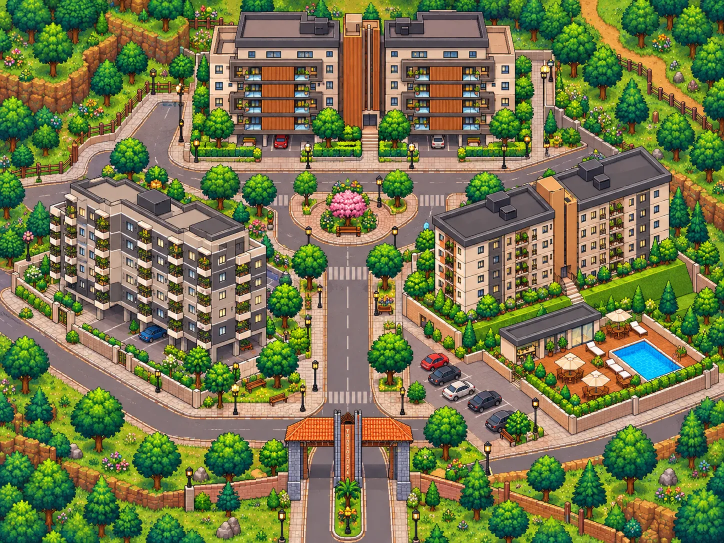
#> input picture fase-teresopolis/teresopolis-mapa.png, 1448 x 1086 px (shown at 1/2 size)
$ python make_serra_mask.py
#> lines starting #> are read from the running program, lines starting #| are printed output that depends on the picture; after the words box and inside, x2 and y2 are one past the last pixel; in counts of white or black regions, pixels touching at a corner belong together
"""Gera fase-teresopolis/teresopolis-colisao.png: onde o Genésio pode pisar no mapa de Teresópolis (branco = livre, preto = bloqueado).
Uso:  python make_serra_mask.py      (também grava uma prévia em fase-teresopolis/teresopolis-colisao-preview.png)

 1. Piso = pixels pouco saturados (asfalto, calçada, praça, estacionamento). Árvores, grama, canteiros, telhado laranja do arco... ficam bloqueados.
 2. Prédios, piscina e pilares do arco são cinza/bege (parecem piso): são bloqueados à mão (BLOCKS).
 3. Regulariza ruas/calçadas conhecidas: sombras e copas não viram paredes sobre o asfalto.
 4. Encolhe ~4 px e fica só a área ligada ao ponto de partida (as pontas de estrada que saem do mapa ficam fora)."""
import os
import numpy as np, cv2
from PIL import Image
os.chdir(os.path.join(os.path.dirname(os.path.abspath(__file__)), '..'))

rgb = np.array(Image.open('fase-teresopolis/teresopolis-mapa.png').convert('RGB'))
#> rgb is the input picture: shape (1086, 1448, 3); mean R, G, B 117.4, 120.4, 75.5
H, W = rgb.shape[:2]
#> H = 1086; W = 1448
hsv = cv2.cvtColor(rgb, cv2.COLOR_RGB2HSV)
#> hsv: shape (1086, 1448, 3); mean H, S, V 51.2, 136.5, 139.8
hue, sat = hsv[..., 0].astype(int), hsv[..., 1].astype(int)
floor = ((sat < 118) & ~((hue > 26) & (hue < 100) & (sat > 45))).astype(np.uint8) * 255      # calçadas bege (saturação ~30%) também valem
#> floor: shape (1086, 1448); 41.1% white; 2784 white regions (2559 under 20 px), largest, box (x1, y1, x2, y2) and area: (0, 19, 1448, 1086) 591028, (999, 409, 1265, 731) 15997, (1211, 676, 1370, 767) 2425
floor = cv2.morphologyEx(floor, cv2.MORPH_OPEN, np.ones((5, 5), np.uint8))
#> floor: shape (1086, 1448); 37.1% white; 220 white regions, largest, box (x1, y1, x2, y2) and area: (0, 100, 1343, 1086) 377369, (745, 524, 1448, 948) 64627, (418, 24, 686, 248) 35135
floor = cv2.morphologyEx(floor, cv2.MORPH_CLOSE, np.ones((7, 7), np.uint8))
#> floor: shape (1086, 1448); 39.1% white; 66 white regions, largest, box (x1, y1, x2, y2) and area: (0, 20, 1448, 1086) 582953, (999, 534, 1261, 729) 15253, (1284, 629, 1407, 720) 1916
nh, lh, sh, _ = cv2.connectedComponentsWithStats((floor == 0).astype(np.uint8), connectivity=4)      # fecha buraquinhos (faixas e setas pintadas no asfalto)
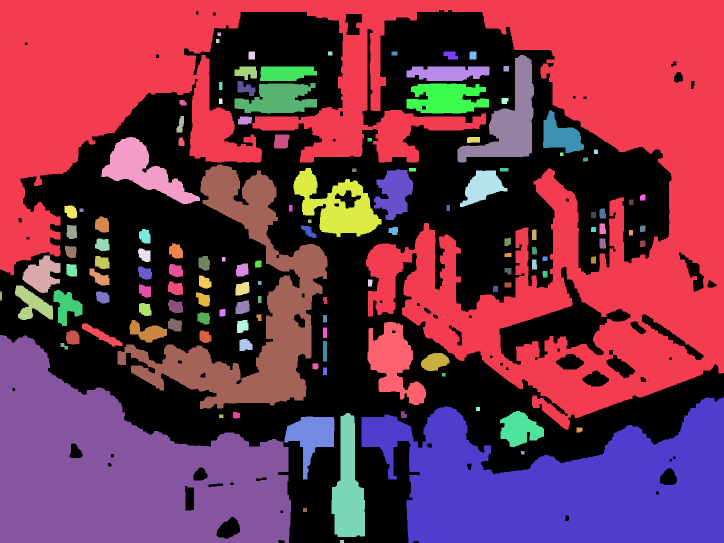
#> lh: shape (1086, 1448) int32 (shown at 1/2 size); 132 distinct labels, from 0 to 131; one colour per label, 0 black
#> nh = 132; sh = 132 rows, first 6: [0, 20, 1448, 1066, 614911], [0, 0, 1448, 859, 470034], [435, 65, 7, 7, 49], [432, 78, 7, 8, 56], [497, 103, 13, 16, 206], [656, 103, 9, 8, 72]
for i in range(1, nh):
    if sh[i, cv2.CC_STAT_AREA] < 900: floor[lh == i] = 255
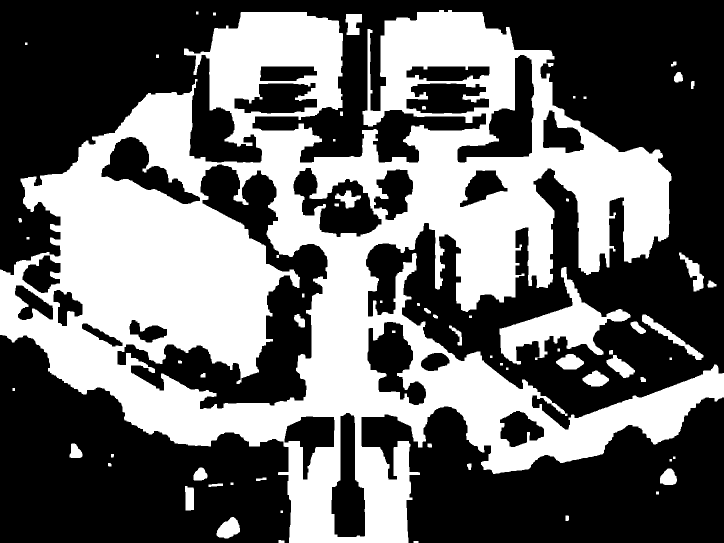
#> floor: shape (1086, 1448) (shown at 1/2 size); 41% white; 66 white regions, largest, box (x1, y1, x2, y2) and area: (0, 20, 1448, 1086) 612489, (999, 534, 1261, 729) 15253, (1284, 629, 1407, 720) 1916

# Piso contínuo nas rotas das três placas. O recorte por cor sozinho criava dentes,
# becos e obstáculos por causa de sombras, bancos e faixas pintadas no asfalto.
ROADS = [
    [(632, 492), (746, 492), (746, 789), (790, 833), (604, 833), (632, 789)],
    [(49, 585), (140, 640), (280, 713), (430, 780), (548, 808), (632, 811), (652, 835), (605, 864), (457, 864), (305, 813), (165, 745), (49, 663)],
    [(737, 809), (876, 809), (930, 780), (979, 809), (1080, 860), (1265, 818), (1296, 825), (1284, 885), (985, 945), (913, 914), (844, 882), (737, 882)],
]
for poly in ROADS: cv2.fillPoly(floor, [np.array(poly, np.int32)], 255)
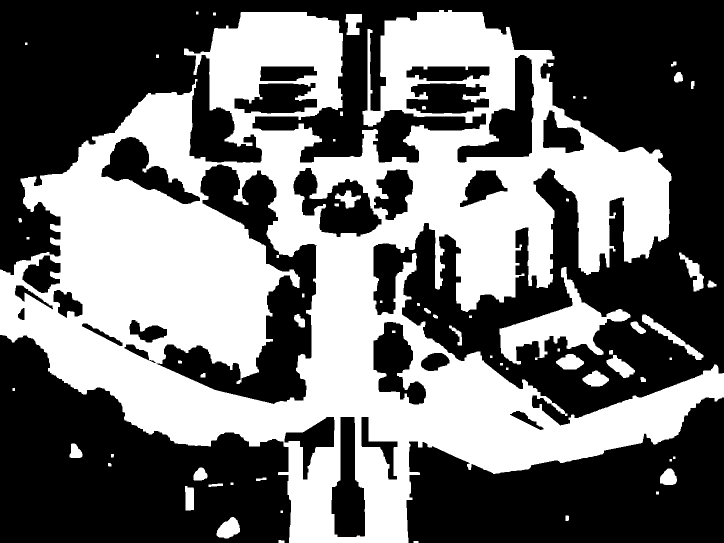
#> floor: shape (1086, 1448) (shown at 1/2 size); 43.1% white; 64 white regions, largest, box (x1, y1, x2, y2) and area: (0, 20, 1448, 1086) 645213, (999, 534, 1261, 729) 15253, (1284, 629, 1407, 720) 1916
cv2.ellipse(floor, (690, 441), (151, 96), 0, 0, 360, 255, -1)
#> floor: shape (1086, 1448); 44.2% white; 62 white regions, largest, box (x1, y1, x2, y2) and area: (0, 20, 1448, 1086) 664058, (999, 534, 1261, 729) 15253, (1284, 629, 1407, 720) 1916

BLOCKS = [                                    # (x0, y0, x1, y1)
    (415, 15, 1040, 298),                     # par de prédios de cima
    (860, 288, 1348, 612),                    # prédios da direita
    (1000, 590, 1440, 812),                   # casa de apoio, deck e piscina
    (575, 884, 626, 965), (662, 884, 724, 965), (786, 884, 836, 965),    # bases dos pilares do arco (a rua horizontal passa por trás do telhado)
    (0, 0, 44, H), (1300, 0, W, H),           # bordas do mapa (estradas que saem dele)
]
POLYS = [                                     # prédio da esquerda (isométrico) e o estacionamento embaixo dele
    [(95, 405), (140, 355), (300, 350), (535, 478), (535, 692), (425, 730), (95, 552)],
    [(625, 402), (668, 384), (739, 392), (758, 433), (739, 469), (659, 478), (623, 454)], # jardim central da rotatória
]
blocked = np.zeros((H, W), np.uint8)
#> blocked: shape (1086, 1448); every value is 0
for x0, y0, x1, y1 in BLOCKS: blocked[y0:y1, x0:x1] = 255
#> blocked: shape (1086, 1448); 38.1% white; 5 white regions, box (x1, y1, x2, y2) and area: (415, 0, 1448, 1086) 538363, (0, 0, 44, 1086) 47784, (662, 884, 724, 965) 5022, (575, 884, 626, 965) 4131, (786, 884, 836, 965) 4050
for poly in POLYS: cv2.fillPoly(blocked, [np.array(poly, np.int32)], 255)
#> blocked: shape (1086, 1448); 46.4% white; 7 white regions, largest, box (x1, y1, x2, y2) and area: (415, 0, 1448, 1086) 538363, (95, 350, 536, 731) 119574, (0, 0, 44, 1086) 47784
# Bases de árvores e mobiliário continuam sólidas, com contornos arredondados.
for x, y, rx, ry in [(609, 416, 13, 17), (792, 421, 14, 18), (613, 548, 17, 20), (757, 559, 17, 20), (610, 734, 19, 23), (772, 756, 19, 23), (889, 895, 27, 23)]:
    cv2.ellipse(blocked, (x, y), (rx, ry), 0, 0, 360, 255, -1)
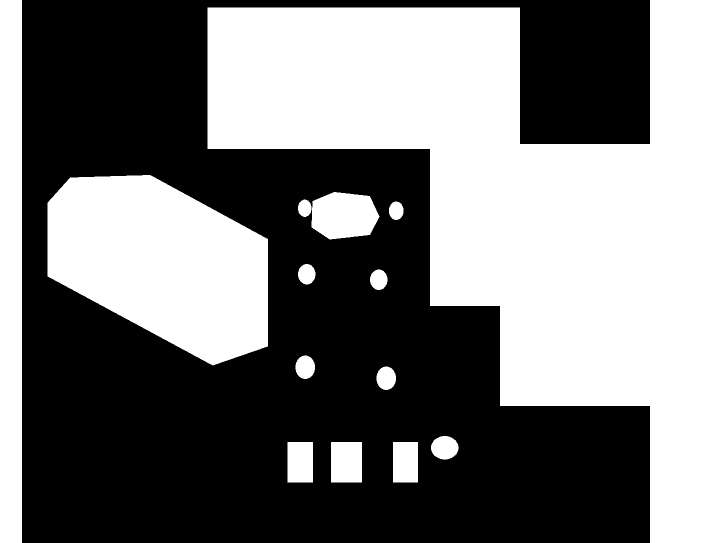
#> blocked: shape (1086, 1448) (shown at 1/2 size); 46.9% white; 14 white regions, largest, box (x1, y1, x2, y2) and area: (415, 0, 1448, 1086) 538363, (95, 350, 536, 731) 119574, (0, 0, 44, 1086) 47784
floor[blocked > 0] = 0
#> floor: shape (1086, 1448); 20.3% white; 58 white regions (10 under 20 px), largest, box (x1, y1, x2, y2) and area: (44, 158, 1300, 948) 272341, (575, 894, 825, 1086) 28104, (1040, 100, 1218, 288) 8647
floor = cv2.erode(floor, cv2.getStructuringElement(cv2.MORPH_ELLIPSE, (9, 9)))
#> floor: shape (1086, 1448); 16.8% white; 25 white regions (6 under 20 px), largest, box (x1, y1, x2, y2) and area: (48, 302, 1296, 944) 207253, (48, 187, 431, 415) 24119, (579, 898, 818, 1086) 24023
for x0, y0, x1, y1 in [(540, 806, 860, 884), (836, 806, 975, 872), (630, 880, 658, 965), (728, 880, 782, 965)]: floor[y0:y1, x0:x1] = 255      # rua por trás do telhado do arco e as duas pistas por baixo dele (o telhado é laranja e sairia bloqueado)
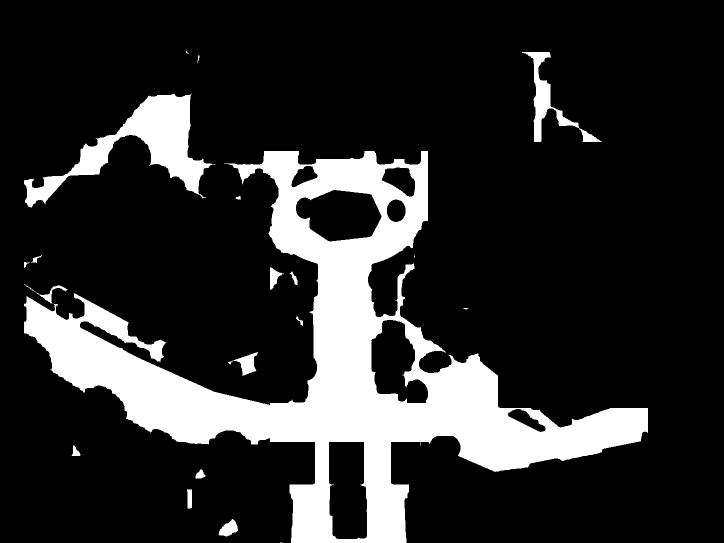
#> floor: shape (1086, 1448) (shown at 1/2 size); 17.5% white; 24 white regions (6 under 20 px), largest, box (x1, y1, x2, y2) and area: (48, 302, 1296, 1086) 241358, (48, 187, 431, 415) 24119, (1044, 104, 1204, 284) 5226

START = (690, 760)
n, lab = cv2.connectedComponents((floor > 0).astype(np.uint8), connectivity=4)
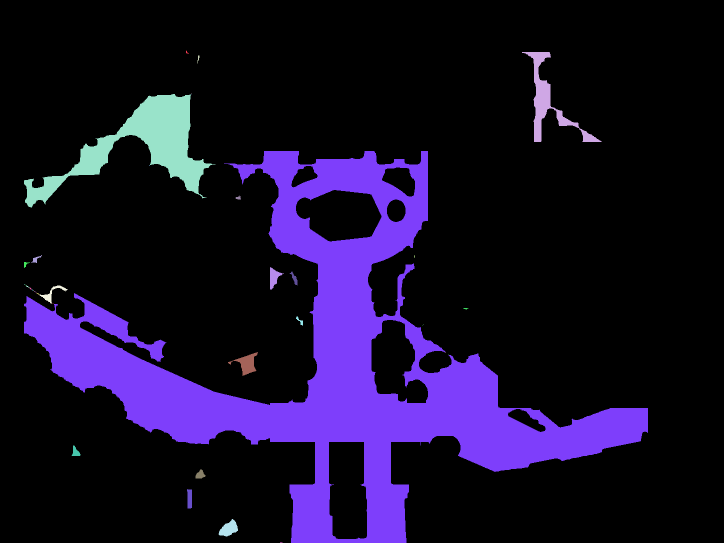
#> lab: shape (1086, 1448) int32 (shown at 1/2 size); 40 distinct labels, from 0 to 39; one colour per label, 0 black
#> n = 40
assert floor[START[1], START[0]] > 0, 'ponto de partida bloqueado'
floor = ((lab == lab[START[1], START[0]]).astype(np.uint8)) * 255
#> floor: shape (1086, 1448); 15.3% white; 1 white region, box (x1, y1, x2, y2) and area: (48, 302, 1296, 1086) 241356
Image.fromarray(floor).save('fase-teresopolis/teresopolis-colisao.png', optimize=True)
prev = rgb.copy(); prev[floor == 0] = (prev[floor == 0] * 0.45 + np.array([255, 0, 0]) * 0.55).astype(np.uint8)
#> after `prev[floor == 0] = (prev[floor == 0] * 0.45 + np.array([255, 0, 0]) * `:
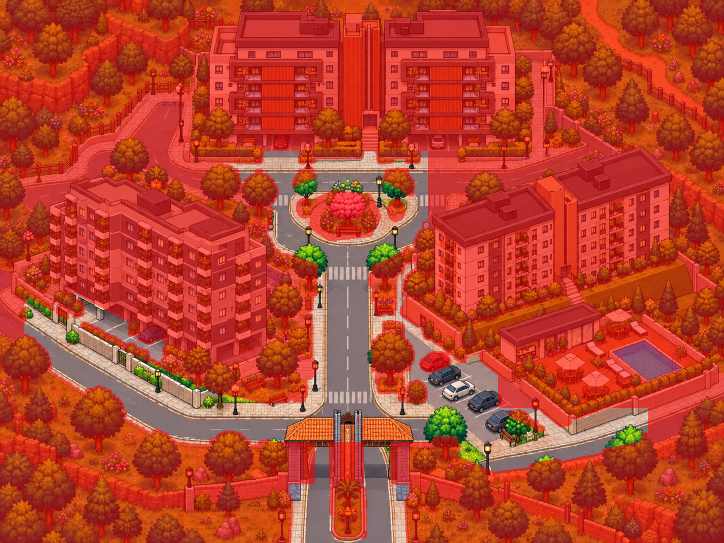
#> prev: shape (1086, 1448, 3) (shown at 1/2 size); mean R, G, B 184.1, 64.8, 42.9
Image.fromarray(prev).save('fase-teresopolis/teresopolis-colisao-preview.png')
print('livre: %.1f%%' % (floor.mean() / 2.55))
#| livre: 15.3%

$ run again, with fase-teresopolis/ChatGPT Image Oct 1, 2026, 04_11_25 PM-2.png copied over fase-teresopolis/teresopolis-mapa.png
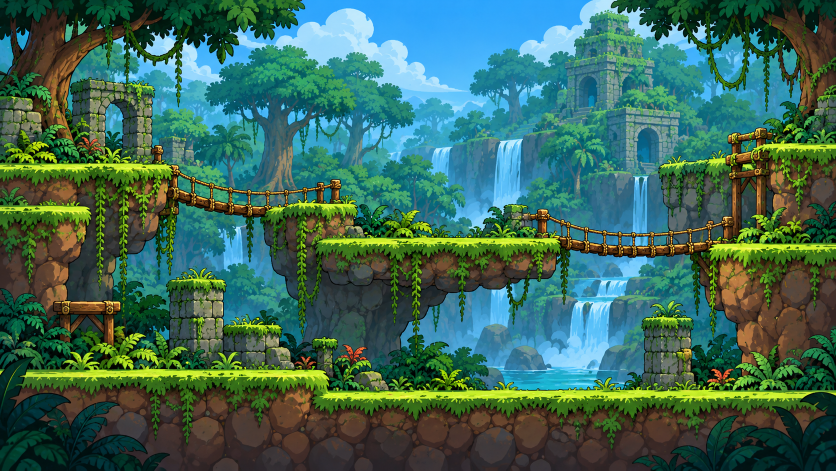
#> input picture fase-teresopolis/ChatGPT Image Oct 1, 2026, 04_11_25 PM-2.png, 1672 x 941 px (shown at 1/2 size)
#> rgb is the input picture: shape (941, 1672, 3); mean R, G, B 60.6, 105, 89.6
#> hsv: shape (941, 1672, 3); mean H, S, V 68.6, 163.9, 120.5
#> lh: shape (941, 1672) int32; 12 distinct labels, from 0 to 11
#> nh = 12; sh = [[0, 0, 1672, 941, 195048], [0, 0, 1672, 941, 1376820], [796, 104, 8, 7, 56], [373, 120, 7, 9, 63], [563, 341, 7, 10, 70], [220, 432, 7, 7, 49], [57, 556, 8, 9, 70], [1622, 597, 9, 9, 78], [398, 832, 49, 55, 938], [348, 838, 7, 7, 49], [987, 862, 8, 8, 63], [319, 936, 10, 5, 48]]
#> after the loop `for poly in ROADS: cv2.fillPoly(floor, [np.array(poly, np.int32)], 255)`:
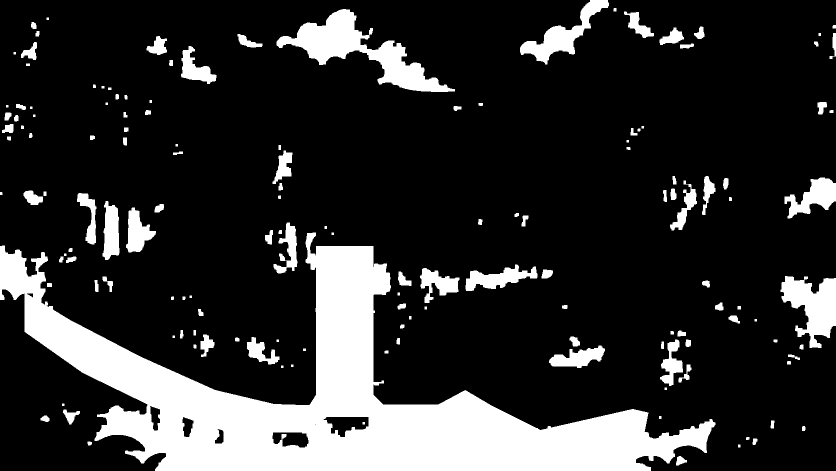
#> floor: shape (941, 1672) (shown at 1/2 size); 18.6% white; 147 white regions, largest, box (x1, y1, x2, y2) and area: (0, 465, 1431, 941) 207763, (553, 18, 910, 184) 17885, (1561, 552, 1672, 696) 9160
#> lab: shape (941, 1672) int32; 33 distinct labels, from 0 to 32
#> n = 33
#> `prev[floor == 0] = (prev[floor == 0] * 0.45 + np.array([255, 0, 0]) * `:
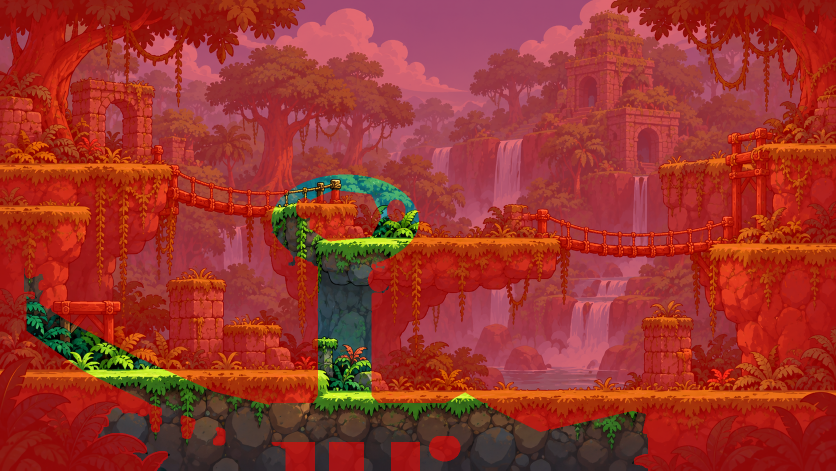
#> prev: shape (941, 1672, 3) (shown at 1/2 size); mean R, G, B 153.9, 51.8, 42.9
#| livre: 12.6%

$ run again, with fase-teresopolis/ChatGPT Image Oct 1, 2026, 04_11_26 PM-3.png copied over fase-teresopolis/teresopolis-mapa.png
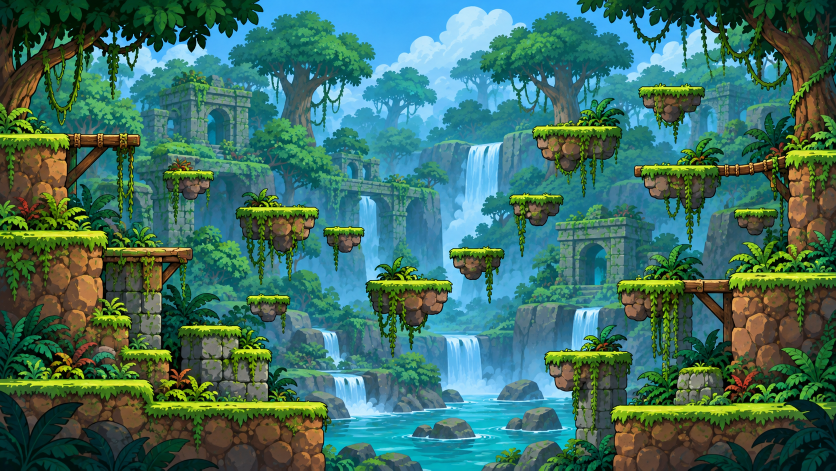
#> input picture fase-teresopolis/ChatGPT Image Oct 1, 2026, 04_11_26 PM-3.png, 1672 x 941 px (shown at 1/2 size)
#> rgb is the input picture: shape (941, 1672, 3); mean R, G, B 62.2, 112, 99.5
#> hsv: shape (941, 1672, 3); mean H, S, V 70.8, 165.5, 127.2
#> lh: shape (941, 1672) int32; 24 distinct labels, from 0 to 23
#> nh = 24; sh = 24 rows, first 6: [0, 14, 1672, 927, 136964], [0, 0, 1672, 941, 1432886], [984, 33, 9, 7, 63], [965, 38, 18, 18, 270], [925, 56, 7, 8, 56], [941, 57, 9, 11, 99]
#> lab: shape (941, 1672) int32; 52 distinct labels, from 0 to 51
#> n = 52
#> `prev[floor == 0] = (prev[floor == 0] * 0.45 + np.array([255, 0, 0]) * `:
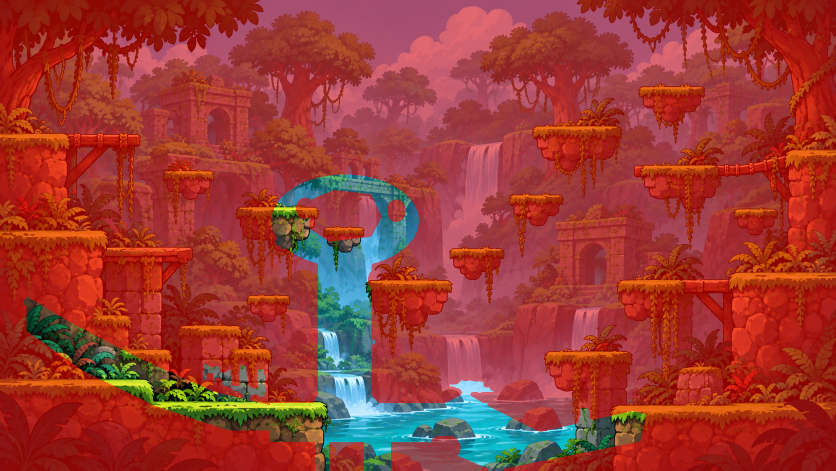
#> prev: shape (941, 1672, 3) (shown at 1/2 size); mean R, G, B 157.3, 57.2, 50.8
#| livre: 10.4%
